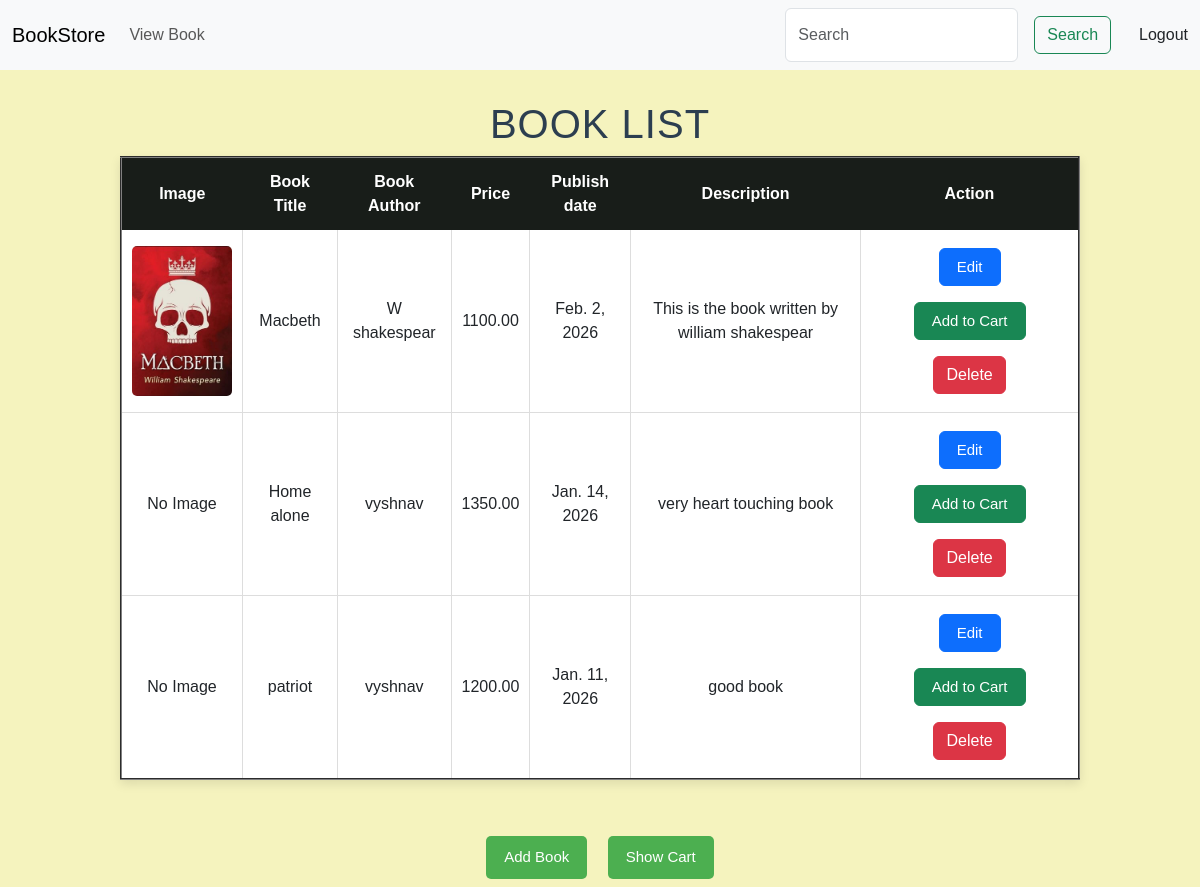
/viewbook/ (signed in), run on the app's committed database.
### myapp/models.py (models this page shows, shortened)
class Book(models.Model):
    title=models.CharField(max_length=100)
    author=models.CharField(max_length=100)
    price=models.DecimalField(max_digits=6 ,decimal_places=2)
    pub_date=models.DateField()
    description=models.TextField()
    cover_image=models.ImageField(upload_to='book_covers/',null=True,blank=True)

### myapp/views.py (the view)
# urls.py: path('viewbook/',views.viewbook,name='viewbook'),
@login_required
def viewbook(request):
   a=Book.objects.all()
   return render(request,'viewbook.html',{'book':a})

### myapp/templates/viewbook.html (shortened to what this page needs)
{% extends 'base.html'%}
{% block content %}
    <center>
        <h1>BOOK LIST</h1>
        <table border="2">
            <tr>
                <th>Image</th>
                <th>Book Title</th>
                <th>Book Author</th>
                <th>Price</th>
                <th>Publish date</th>
                <th>Description</th>
                <th>Action</th>
            </tr>
            {% for i in book%}
            <tr>
                <td>{% if i.cover_image %}
                    <img src="{{i.cover_image.url}}" width="100">
                    {% else %}
                    No Image
                    {% endif %}
                </td>
                <td>{{i.title}}</td>
                <td>{{i.author}}</td>
                <td>{{i.price}}</td>
                <td>{{i.pub_date}}</td>
                <td>{{i.description}}</td>
                <td><button  type="button" class="btn btn-primary"><a href="{% url 'updatebook' i.id%}">Edit</a></button>
                    <button type="button" class="btn btn-success"><a href="{% url 'addtocart' i.id%}">Add to Cart</a></button>
                    <form action="{% url 'deletebook' i.id %}" method="POST" style="display: inline;"
                        onsubmit="return confirm('Are you sure you want to delete this book?');">
                        <button type="submit" class="btn btn-danger">
                            Delete </button>
                    </form>
                </td>
            </tr>
            {% endfor%}
        </table><br><br>
        <button><a href="{% url 'addbook'%}">Add Book</a></button>
        <button><a href="{% url 'viewcart'%}">Show Cart</a></button>
    </center>
{%endblock%}

### myapp/templates/viewbook.html (style rules this page uses)
body { background-color: rgb(245, 243, 190); font-family: Arial, Helvetica, sans-serif; margin: 0; padding: 0; }
h1 { margin-top: 30px; color: #2c3e50; letter-spacing: 1px; }
table { border-collapse: collapse; width: 80%; margin: auto; background: white; box-shadow: 0 4px 10px rgba(0, 0, 0, 0.1); }
th { background-color: #181d19; color: white; padding: 12px; text-align: center; font-size: 16px; }
td { padding: 10px; text-align: center; border-bottom: 1px solid #ddd; border-right: 1px solid #ddd; }
img { border-radius: 5px; }
td a { font-size: 15px; margin: 5px; text-decoration: none; }
button { background-color: #4CAF50; color: white; border: none; padding: 10px 18px; margin: 8px; border-radius: 5px; font-size: 15px; cursor: pointer; transition: 0.3s; }
button a { text-decoration: none; color: white; }

### data on the page
Book: cover_image (picture), title "Macbeth", author "W shakespear", price "1100.00", pub_date "Feb. 2, 2026", description "This is the book written by william shakespear"
Book: shows "No Image", title "Home alone", author "vyshnav", price "1350.00", pub_date "Jan. 14, 2026", description "very heart touching book"
Book: cover_image "No Image", title "patriot", author "vyshnav", price "1200.00", pub_date "Jan. 11, 2026", description "good book"
